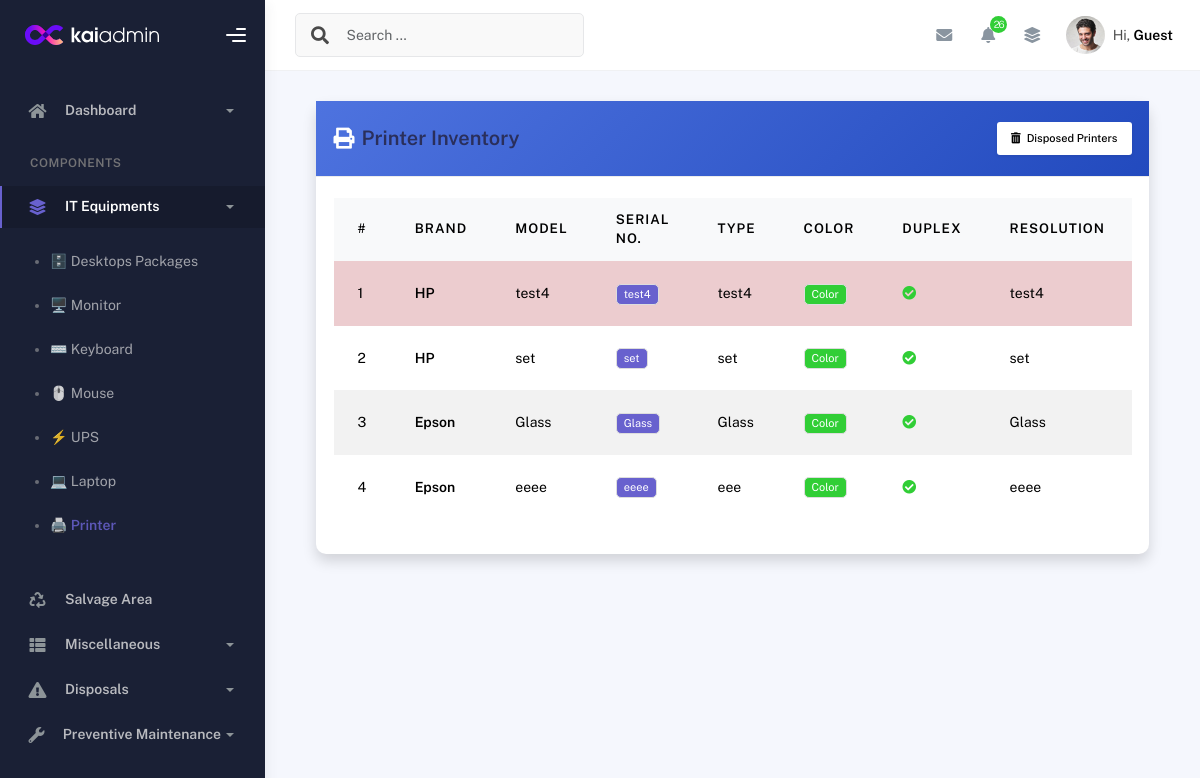
The app's page /printers/, older data.
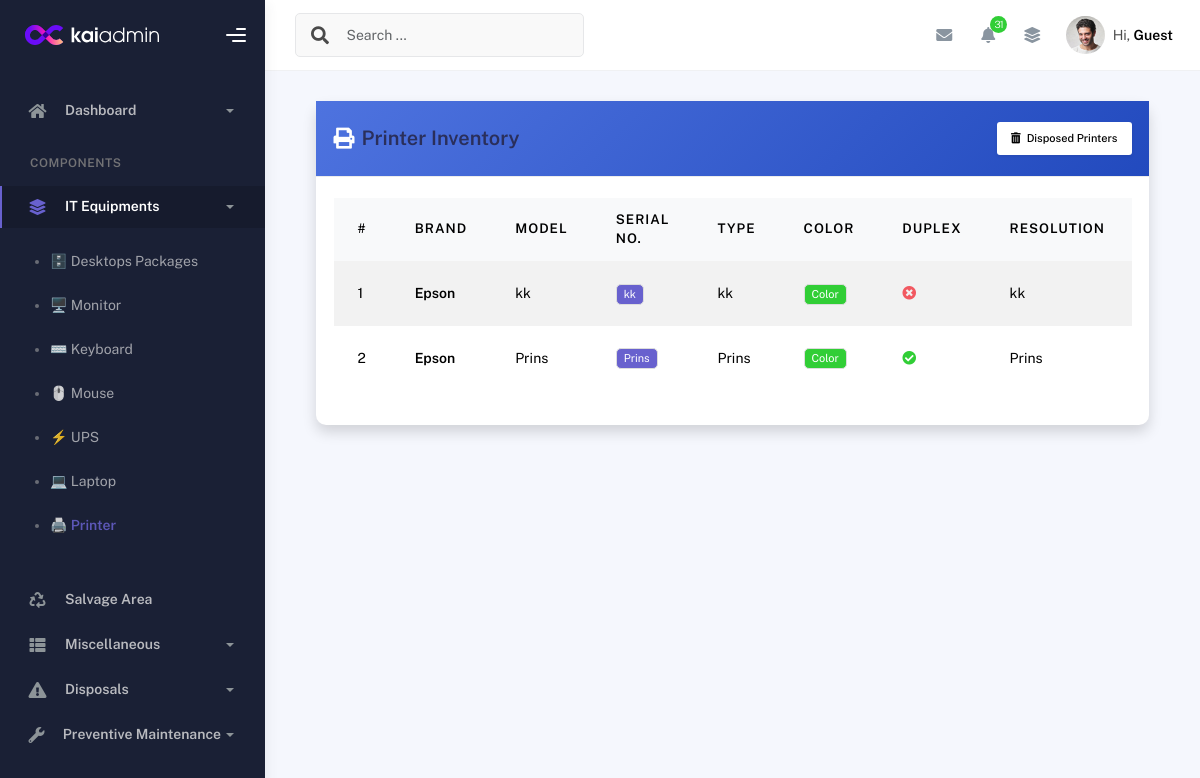
The same page, newer data.
### inventory/models.py (models this page shows, shortened)
class PrinterDetails(models.Model):
    printer_package = models.ForeignKey(
        PrinterPackage, related_name='printers',
        on_delete=models.CASCADE, null=True
    )
    printer_sn_db = models.CharField(max_length=255)
    printer_sn_norm = models.CharField(
        max_length=255, null=True, blank=True, db_index=True,
        editable=False, unique=True
    )
    printer_brand_db = models.ForeignKey(Brand, on_delete=models.SET_NULL, null=True, blank=True)
    printer_model_db = models.CharField(max_length=255, null=True, blank=True)
    printer_type = models.CharField(max_length=100, blank=True, null=True, help_text="Inkjet, Laser, Dot Matrix, etc.")
    printer_color = models.BooleanField(default=True, help_text="Color or Mono")
    printer_duplex = models.BooleanField(default=False, help_text="Duplex/Double-sided capable?")
    printer_resolution = models.CharField(max_length=100, blank=True, null=True, help_text="e.g. 1200x1200 dpi")
    printer_monthly_duty = models.CharField(max_length=100, blank=True, null=True, help_text="Recommended monthly duty cycle")
    is_disposed = models.BooleanField(default=False)
    created_at = models.DateTimeField(default=timezone.now)

class Brand(models.Model):
    name = models.CharField(max_length=100, unique=True)
    is_keyboard = models.BooleanField(default=False)
    is_mouse = models.BooleanField(default=False)
    is_monitor = models.BooleanField(default=False)
    is_ups = models.BooleanField(default=False)
    is_desktop = models.BooleanField(default=False)
    is_printer = models.BooleanField(default=False)
    is_laptop = models.BooleanField(default=False)
    def __str__(self):
        return self.name

### inventory/views.py (the view)
# urls.py: path("printers/", views.printer_list, name="printer_list"),
def printer_list(request):
    printers = PrinterDetails.objects.select_related('printer_package', 'printer_brand_db')
    print("🖨️ VIEW CALLED — TOTAL PRINTER COUNT:", printers.count())
    return render(request, 'printer/printer_list.html', {'printers': printers})

### templates/printer/printer_list.html (shortened to what this page needs)
{% extends 'base.html' %}
{% load static %}
{% block content %}
<div class="container-fluid px-4" style="padding-top: 4.5rem;">
  <div class="page-inner mb-5">
    <div class="card card-round shadow border-0 mt-3">
      <div class="card-header py-4 d-flex justify-content-between align-items-center"
           style="background: linear-gradient(135deg, #4e73df, #224abe); color: white;">
        <div class="d-flex align-items-center">
          <i class="fa fa-print me-2 fs-4"></i>
          <h4 class="card-title mb-0 fw-semibold">Printer Inventory</h4>
        </div>
        <div>
          <a href="{% url 'disposed_printers' %}" class="btn btn-light btn-sm shadow-sm">
            <i class="fa fa-trash-alt me-1"></i> Disposed Printers
          </a>
        </div>
      </div>
      <div class="card-body py-4">
        {% if printers %}
        <div class="table-responsive">
          <table id="printerTable" class="table table-hover table-striped align-middle">
            <thead class="table-light">
              <tr>
                <th>#</th>
                <th>Brand</th>
                <th>Model</th>
                <th>Serial No.</th>
                <th>Type</th>
                <th>Color</th>
                <th>Duplex</th>
                <th>Resolution</th>
                <th>Monthly Duty</th>
              </tr>
            </thead>
                <tbody>
                {% for printer in printers %}
                <tr id="printer-row-{{ printer.id }}" class="{% if printer.is_disposed %}table-danger{% endif %}">
                    <td>{{ forloop.counter }}</td>
                    <td class="fw-semibold">{{ printer.printer_brand_db|default:"—" }}</td>
                    <td>{{ printer.printer_model_db|default:"—" }}</td>
                    <td><span class="badge bg-secondary">{{ printer.printer_sn_db }}</span></td>
                    <td>{{ printer.printer_type|default:"—" }}</td>
                    <td>
                    {% if printer.printer_color %}
                        <span class="badge bg-success">Color</span>
                    {% else %}
                        <span class="badge bg-dark">Mono</span>
                    {% endif %}
                    </td>
                    <td>
                    {% if printer.printer_duplex %}
                        <i class="fa fa-check-circle text-success"></i>
                    {% else %}
                        <i class="fa fa-times-circle text-danger"></i>
                    {% endif %}
                    </td>
                    <td>{{ printer.printer_resolution|default:"—" }}</td>
                    <td>{{ printer.printer_monthly_duty|default:"—" }}</td>
                </tr>
                {% endfor %}
                </tbody>
          </table>
        </div>
        {% else %}
        <div class="alert alert-info text-center py-4 mt-3">
          <i class="fa fa-info-circle me-2"></i> No printers found in the inventory.
        </div>
        {% endif %}
      </div>
    </div>
  </div>
</div>
<div class="position-fixed bottom-0 end-0 p-3" style="z-index: 1055">
</div>
{% endblock %}

Row changes from the older to the newer data that the page shows:
removed PrinterDetails: printer_brand_db "HP", printer_model_db "test4", printer_sn_db "test4", printer_type "test4", printer_color "Color", printer_duplex True (drawn), printer_resolution "test4", is_disposed True (drawn)
removed PrinterDetails: printer_brand_db "HP", printer_model_db "set", printer_sn_db "set", printer_type "set", printer_color "Color", printer_duplex True (drawn), printer_resolution "set"
removed PrinterDetails: printer_brand_db "Epson", printer_model_db "Glass", printer_sn_db "Glass", printer_type "Glass", printer_color "Color", printer_duplex True (drawn), printer_resolution "Glass"
removed PrinterDetails: printer_brand_db "Epson", printer_model_db "eeee", printer_sn_db "eeee", printer_type "eee", printer_color "Color", printer_duplex True (drawn), printer_resolution "eeee"
added PrinterDetails: printer_brand_db "Epson", printer_model_db "kk", printer_sn_db "kk", printer_type "kk", printer_color "Color", printer_duplex False (drawn), printer_resolution "kk"
added PrinterDetails: printer_brand_db "Epson", printer_model_db "Prins", printer_sn_db "Prins", printer_type "Prins", printer_color "Color", printer_duplex True (drawn), printer_resolution "Prins"
Text that changed along with them:
{{ pending_pm_count }}: "26" → "31"
